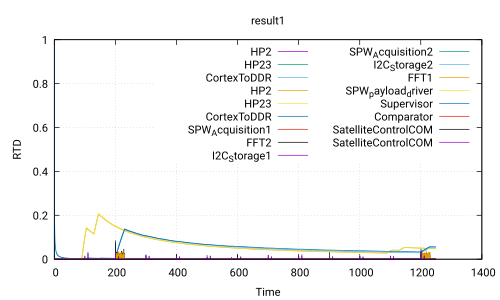

Generate this figure with gnuplot:
 set title 'result1'
 set ylabel 'RTD'
 set xlabel 'Time'
 set grid
 set term pdf
 set output 'Use_case_DoubleCamera_Safety.ATIPPIC.executable200.0_40.0.pdf'
 plot 'Use_case_DoubleCamera_Safety.ATIPPIC.executable200.0_40.0.csv' using 1:2 with lines title 'HP2','Use_case_DoubleCamera_Safety.ATIPPIC.executable200.0_40.0.csv' using 1:3 with lines title 'HP23','Use_case_DoubleCamera_Safety.ATIPPIC.executable200.0_40.0.csv' using 1:4 with lines title 'CortexToDDR','Use_case_DoubleCamera_Safety.ATIPPIC.executable200.0_40.0.csv' using 1:5 with lines title 'HP2','Use_case_DoubleCamera_Safety.ATIPPIC.executable200.0_40.0.csv' using 1:6 with lines title 'HP23','Use_case_DoubleCamera_Safety.ATIPPIC.executable200.0_40.0.csv' using 1:7 with lines title 'CortexToDDR','Use_case_DoubleCamera_Safety.ATIPPIC.executable200.0_40.0.csv' using 1:8 with lines title 'SPW_Acquisition1','Use_case_DoubleCamera_Safety.ATIPPIC.executable200.0_40.0.csv' using 1:9 with lines title 'FFT2','Use_case_DoubleCamera_Safety.ATIPPIC.executable200.0_40.0.csv' using 1:10 with lines title 'I2C_Storage1','Use_case_DoubleCamera_Safety.ATIPPIC.executable200.0_40.0.csv' using 1:11 with lines title 'SPW_Acquisition2','Use_case_DoubleCamera_Safety.ATIPPIC.executable200.0_40.0.csv' using 1:12 with lines title 'I2C_Storage2','Use_case_DoubleCamera_Safety.ATIPPIC.executable200.0_40.0.csv' using 1:13 with lines title 'FFT1','Use_case_DoubleCamera_Safety.ATIPPIC.executable200.0_40.0.csv' using 1:14 with lines title 'SPW_payload_driver','Use_case_DoubleCamera_Safety.ATIPPIC.executable200.0_40.0.csv' using 1:15 with lines title 'Supervisor','Use_case_DoubleCamera_Safety.ATIPPIC.executable200.0_40.0.csv' using 1:16 with lines title 'Comparator','Use_case_DoubleCamera_Safety.ATIPPIC.executable200.0_40.0.csv' using 1:17 with lines title 'SatelliteControlCOM','Use_case_DoubleCamera_Safety.ATIPPIC.executable200.0_40.0.csv' using 1:18 with lines title 'SatelliteControlCOM'
